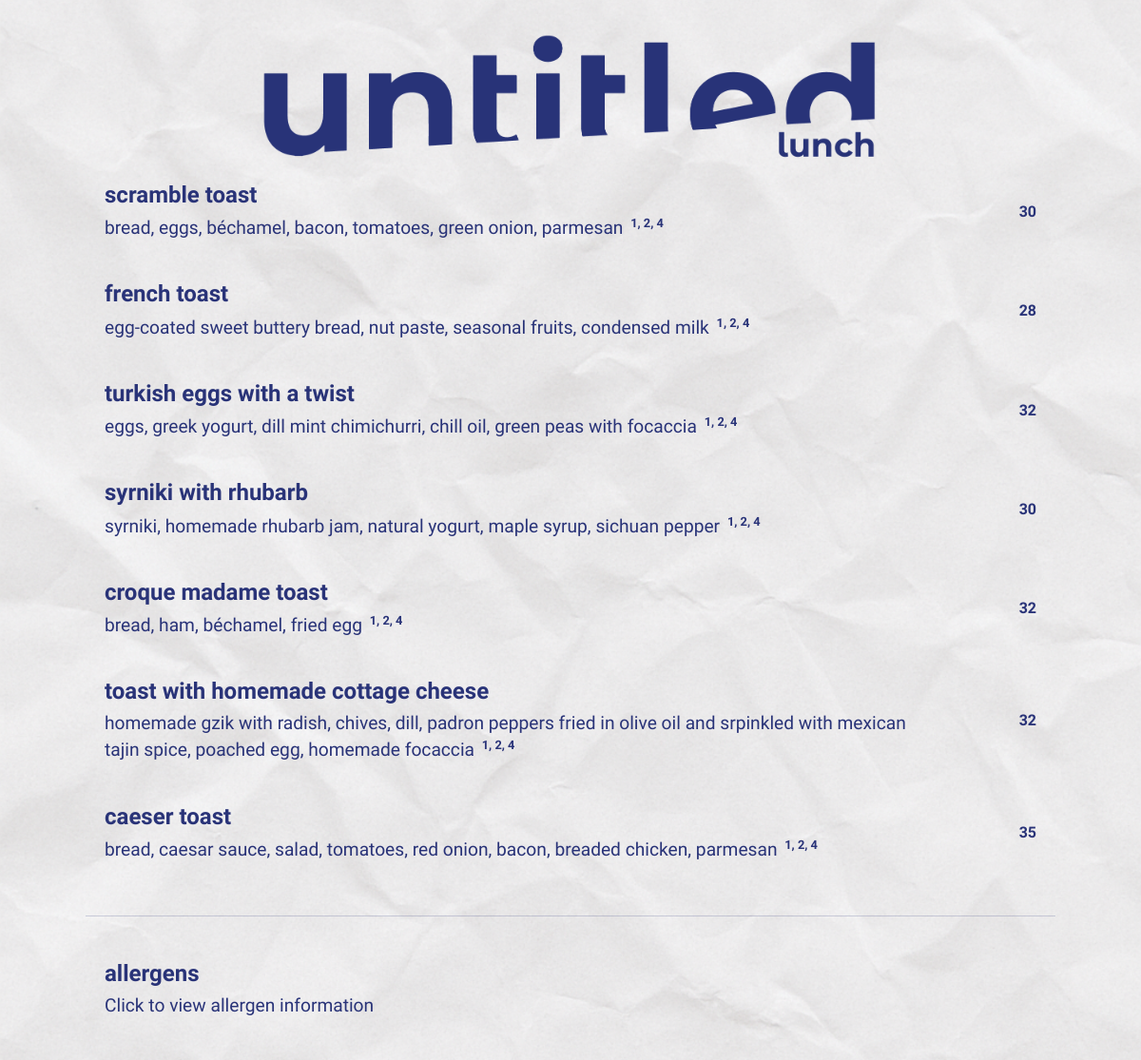
Page /toasts/ on the earlier database version.
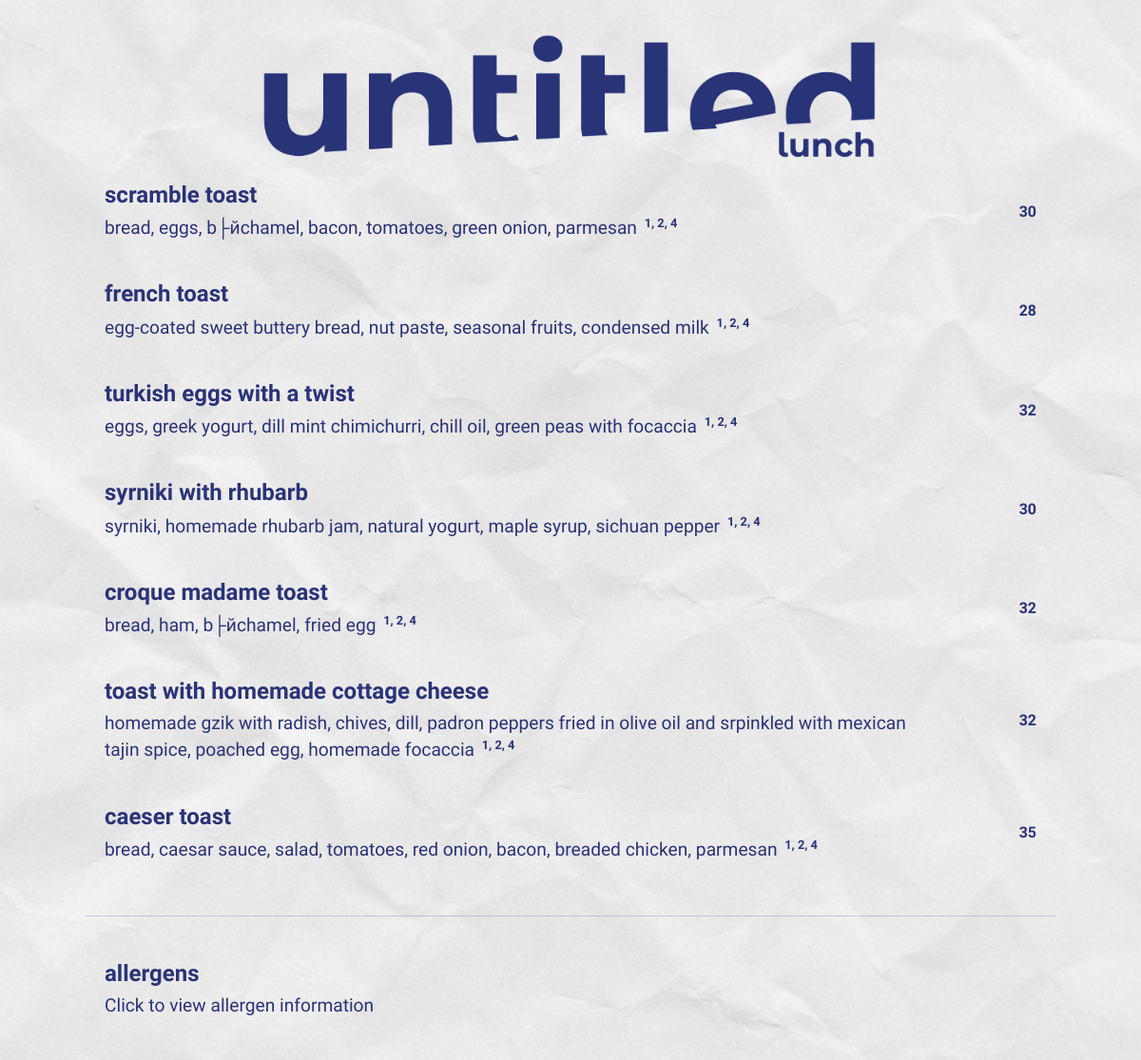
Same page on the later database version.
### menu/models.py (models this page shows, shortened)
class Toast(models.Model):
    name = models.CharField(max_length=100)
    image = models.ImageField(upload_to='menu/images/', blank=True, null=True)
    description = models.TextField(blank=True)
    allergens = models.TextField(blank=True)
    price = models.DecimalField(max_digits=8, decimal_places=2, default=0)
    order = models.PositiveIntegerField(default=0)
    is_active = models.BooleanField(default=True)
    created_at = models.DateTimeField(auto_now_add=True, blank=True, null=True)
    updated_at = models.DateTimeField(auto_now=True, blank=True, null=True)
    @property
    def price_display(self):
        if self.price == self.price.to_integral_value():
            return int(self.price)
        return self.price

### menu/views.py (the view)
# urls.py: path('toasts/', views.toasts_list, name='toasts'),
def toasts_list(request):
    toasts = Toast.objects.filter(is_active=True).order_by('order', 'name')
    return render(request, 'menu/toasts.html', {'toasts': toasts})

### menu/templates/menu/toasts.html (shortened to what this page needs)
{% extends 'menu/base.html' %}
{% load static %}
{% block body_class %}toasts-page{% endblock %}
{% block content %}
<div class="menu-page">
    <div class="logo">
        <img src="{% static 'menu/images/logo_lunch.png' %}" alt="Untitled Toasts" class="logo-img">
    </div>
    {% for toast in toasts %}
        <div class="menu-item" data-id="{{ toast.id }}" {% if toast.description %}data-description="{{ toast.description }}"{% endif %} {% if toast.image %}data-image="{{ toast.image.url }}"{% endif %}>
            <div class="menu-center">
                <h3>{{ toast.name }}</h3>
                {% if toast.description %}
                    <p class="description">
                        {{ toast.description }}
                        {% if toast.allergens %}
                            <sup class="allergens-sup">{{ toast.allergens }}</sup>
                        {% endif %}
                    </p>
                {% elif toast.allergens %}
                    <p class="description">
                        <sup class="allergens-sup">{{ toast.allergens }}</sup>
                    </p>
                {% endif %}
            </div>
            <div class="menu-right">
                <p>{{ toast.price_display }}</p>
            </div>
        </div>
    {% empty %}
        <p class="empty">No toasts available 🍞</p>
    {% endfor %}
    <div class="allergens-section">
        <div class="menu-item allergens-item" data-allergens-info="true">
            <div class="menu-center">
                <h3>Allergens</h3>
                <p class="description">Click to view allergen information</p>
            </div>
        </div>
    </div>
</div>
{% endblock %}

Differences in the rows shown:
changed Toast "scramble toast": description "bread, eggs, béchamel, bacon, tomatoes, green onion, parmesan" → "bread, eggs, b├йchamel, bacon, tomatoes, green onion, parmesan"
changed Toast "croque madame toast": description "bread, ham, béchamel, fried egg" → "bread, ham, b├йchamel, fried egg"
